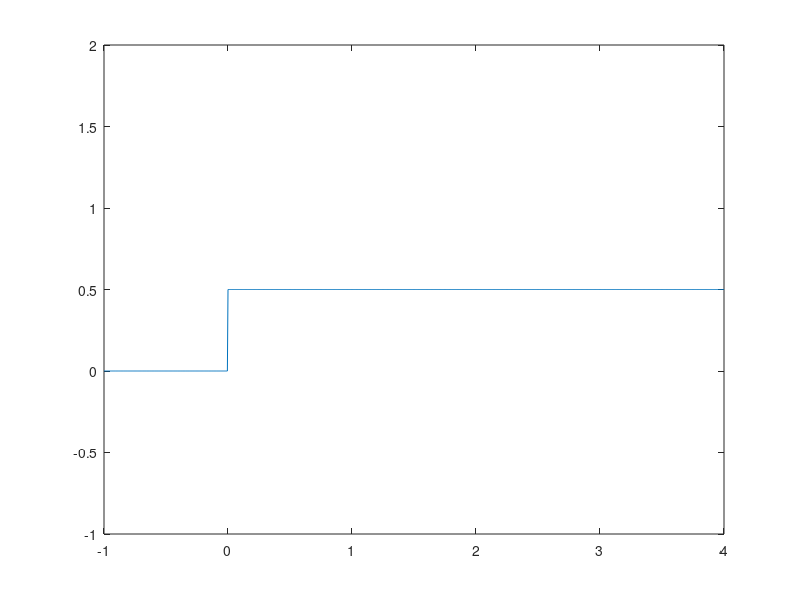

This chart was generated by the following MATLAB code: (Note: this script raises an error after producing the figure.)
clc
clear
close all

T = 7;
dx = 0.005;
x = -1:dx:4;
Nx = length(x);

uL = 0;
uR = 0.5;

u0 = @(x) uL*(x < 0) + uR*(x >= 0);
fb = @(u) u.*(1-u);

U = u0(x);
dt = dx;
Nt = floor(T/dt);
lambda = dt/dx;

I = 1:Nx;
L = I - 1;
R = I + 1;
L(1) = 1;
R(end) = Nx - 1;

p = plot(x,U);
xlim([-1,4]);
ylim([-1,2]);

%gudonov
n = 0;
while n < Nt
    if n*dt < 1 || n*dt > 1.5
        n = n+1;
        U(I) = U(I) - lambda*(F(U(I),U(R),fb) - F(U(L),U(I),fb));
        p.YData = U;
        drawnow;
    else 
        M = 400;
        n = n + 1;
        U(M) = 0;
        U(I) = U(I) - lambda*(F(U(I),U(R),fb) - F(U(L),U(I),fb));
        p.YData = U;
        drawnow;
        pause(0.01)
    end
end

function flux = F(U1,U2,f)
    flux = max(f(U1),f(U2)).*(U1 >= U2) + f(U2).*(U1 <= U2 & U2 < 0) + f(U1).*(U1 < U2 & U1 > 0);  
end